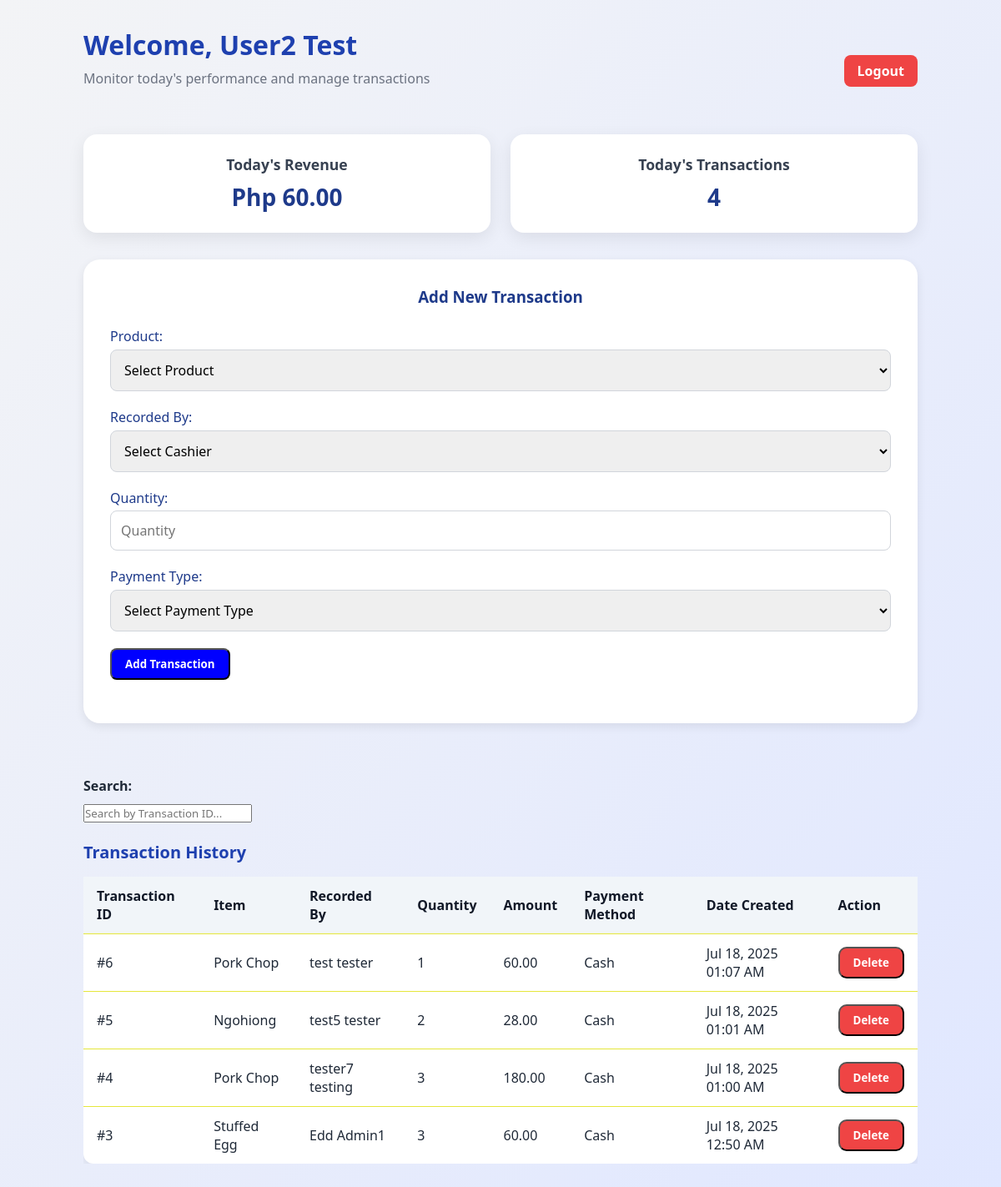
Page /cashier/cashierDashboard.php (signed in) on the committed database.
### tables this page shows
CREATE TABLE `transactions` (
  `transaction_id` int(11) NOT NULL,
  `product_id` int(11) NOT NULL,
  `user_id` int(11) NOT NULL,
  `quantity` int(11) NOT NULL,
  `created_at` datetime DEFAULT current_timestamp(),
  `is_deleted` int(11) NOT NULL DEFAULT 0,
  `payment_type` enum('Cash','GCash') NOT NULL DEFAULT 'Cash'
);

CREATE TABLE `products` (
  `product_id` int(11) NOT NULL,
  `product_name` varchar(100) NOT NULL,
  `price` decimal(10,2) NOT NULL
);

CREATE TABLE `users` (
  `user_id` int(11) NOT NULL,
  `first_name` varchar(100) NOT NULL,
  `last_name` varchar(100) NOT NULL,
  `email` varchar(100) NOT NULL,
  `password` varchar(255) NOT NULL,
  `role` enum('admin','cashier') NOT NULL,
  `created_at` timestamp NOT NULL DEFAULT current_timestamp(),
  `is_disabled` int(11) NOT NULL DEFAULT 0
);

### src/includes/functions.inc.php (called while the page is built, shortened)
<?php
    function getDailyRevenueSummary($conn) {
        $sql = "SELECT COUNT(*) AS count, quantity * p.price AS total FROM transactions JOIN products p ON transactions.product_id = p.product_id WHERE DATE(created_at) = CURDATE() AND is_deleted = 0;";
        $stmt = mysqli_stmt_init($conn);
        if (!mysqli_stmt_prepare($stmt, $sql)) {
            header("Location: ../login.php/error=stmtFailed");
            exit();
        }
        mysqli_stmt_execute($stmt);
        $result = mysqli_stmt_get_result($stmt);
        $row = mysqli_fetch_assoc($result);
        if ($row) {
            return [
                'total' => $row['total'] ?? 0,
                'count' => $row['count'] ?? 0
            ];
        }
        return ['total' => 0, 'count' => 0];
    }
    function getAllTransactions($conn) {
        $sql = "SELECT t.transaction_id, t.quantity * p.price AS amount, t.created_at, u.user_id, u.first_name, u.last_name, t.quantity, t.payment_type, p.product_name FROM transactions t LEFT JOIN users u ON t.user_id = u.user_id JOIN products p ON t.product_id = p.product_id WHERE t.is_deleted = 0 ORDER BY t.created_at DESC;";
        $stmt = mysqli_stmt_init($conn);
        if (!mysqli_stmt_prepare($stmt, $sql)) {
            header("Location: ../index.php?error=stmtFailed");
            exit();
        }
        mysqli_stmt_execute($stmt);
        $result = mysqli_stmt_get_result($stmt);
        $transactions = [];
        while ($row = mysqli_fetch_assoc($result)) {
            $transactions[] = $row;
        }
        return $transactions;
    }

### src/cashier/cashierDashboard.php (the view, shortened to what this page needs)
<?php
    require_once '../includes/dbh.inc.php';
    require_once '../includes/functions.inc.php';
    $cashierName = $_SESSION['userName'] ?? 'Cashier';
    $summary = getDailyRevenueSummary($conn);
    $transactions = getAllTransactions($conn);
?>
<!DOCTYPE html>
<html lang="en">
<head>
    <link rel="stylesheet" href="cashier.css">
    <link rel="stylesheet" href="https://cdnjs.cloudflare.com/ajax/libs/font-awesome/6.5.0/css/all.min.css">
</head>
<body>
    <section class="dashboard-wrapper">
        <div class="dashboard-top">
            <div class="dashboard-welcome">
                <h2>Welcome, <?= htmlspecialchars($cashierName); ?></h2>
                <p class="subtitle">Monitor today's performance and manage transactions</p>
            </div>
            <a href="../includes/logout.inc.php" class="logout-btn">Logout</a>
        </div>
        <div class="summary-grid">
            <div class="summary-card">
                <h3>Today's Revenue</h3>
                <p>Php <?= number_format($summary['total'], 2); ?></p>
            </div>
            <div class="summary-card">
                <h3>Today's Transactions</h3>
                <p><?= $summary['count']; ?></p>
            </div>
        </div>
        <div class="add-user-form">
            <h3>Add New Transaction</h3>
            <form action="../includes/cashierAddTransaction.inc.php" method="POST" class="forms">
                <div class="form-row">
                    <label for="product_id">Product:</label>
                    <select name="product_id" id="product_id" required>
                        <option value="" disabled selected>Select Product</option>
                    </select>
                </div>
                <div class="form-row">
                    <label for="user_id">Recorded By:</label>
                    <select name="user_id" id="user_id" required>
                        <option value="" disabled selected>Select Cashier</option>
                    </select>
                </div>
                <div class="form-row">
                    <label for="quantity">Quantity:</label>
                    <input type="number" name="quantity" id="quantity" placeholder="Quantity" min="1" required>
                </div>
                <div class="form-row">
                    <label for="payment_type">Payment Type:</label>
                    <select name="payment_type" id="payment_type" required>
                        <option value="" disabled selected>Select Payment Type</option>
                    </select>
                </div>
                <div class="form-row">
                    <button type="submit" name="submit" class="small-btn">Add Transaction</button>
                </div>
            </form>
        </div>
        <br><br>
        <h4 style="margin-top: 20px; margin-bottom: 10px;">Search:</h4>
        <input type="text" id="search" placeholder="Search by Transaction ID..." autocomplete="off">
        <br><br>
        <h3 class="transaction-text">Transaction History</h3>
        <div class="transaction-table">
            <table>
                <thead>
                    <tr>
                        <th>Transaction ID</th>
                        <th>Item</th>
                        <th>Recorded By</th>
                        <th>Quantity</th>
                        <th>Amount</th>
                        <th>Payment Method</th>
                        <th>Date Created</th>
                        <th>Action</th>
                    </tr>
                </thead>
                <tbody>
                    <?php foreach ($transactions as $tx): ?>
                        <tr class="transaction-row" data-user-naming="<?= htmlspecialchars($tx['transaction_id']); ?>">
                            <td>#<?= $tx['transaction_id']; ?></td>
                            <td><?= htmlspecialchars($tx['product_name']); ?></td>
                            <td><?= htmlspecialchars($tx['first_name'] . ' ' . $tx['last_name']); ?></td>
                            <td><?= $tx['quantity']; ?></td>
                            <td><?= number_format($tx['amount'], 2); ?></td>
                            <td><?= $tx['payment_type']; ?></td>
                            <td><?= date("M d, Y h:i A", strtotime($tx['created_at'])); ?></td>
                            <td>
                                <form action="../includes/adminDeleteTransaction.inc.php" method="POST" style="display: inline">
                                    <button type="submit" name="submit" class="btn small-btn" style="background-color: #ef4444; color: white; border-radius: 10px;">
                                        Delete
                                    </button>
                                </form>
                            </td>
                        </tr>
                    <?php endforeach; ?>
                </tbody>
            </table>
        </div>
    </section>
</body>
</html>

### src/cashier/cashier.css (style rules this page uses)
* { margin: 0; padding: 0; box-sizing: border-box; font-family: "Noto Sans", sans-serif; font-optical-sizing: auto; text-decoration: none; }
body { background: linear-gradient(to bottom right, #f3f4f6, #e0e7ff); color: #1f2937; padding: 2rem; }
.dashboard-wrapper { max-width: 1000px; margin: 0 auto; }
.dashboard-wrapper h2 { font-size: 2rem; margin-bottom: 0.5rem; color: #1e40af; }
.dashboard-top { display: flex; align-items: center; justify-content: space-between; margin-bottom: 1.5rem; flex-wrap: wrap; }
.dashboard-welcome { flex-grow: 1; }
.logout-btn { background-color: #ef4444; color: white; padding: 0.5rem 1rem; border-radius: 0.5rem; font-weight: 600; text-decoration: none; transition: background-color 0.2s ease; }
.subtitle { font-size: 1rem; color: #6b7280; margin-bottom: 2rem; }
.summary-grid { display: grid; grid-template-columns: repeat(auto-fit, minmax(240px, 1fr)); gap: 1.5rem; margin-bottom: 2rem; }
.summary-card { background-color: white; padding: 1.5rem; border-radius: 1rem; box-shadow: 0 6px 20px rgba(0, 0, 0, 0.08); text-align: center; }
.summary-card h3 { font-size: 1.1rem; color: #374151; margin-bottom: 0.5rem; }
.summary-card p { font-size: 1.75rem; font-weight: bold; color: #1e3a8a; }
.add-user-form { background-color: #ffffff; padding: 2rem; border-radius: 1.25rem; box-shadow: 0 4px 12px rgba(0, 0, 0, 0.08); max-width: 100%; margin: 0 auto; }
.add-user-form h3 { margin-bottom: 1.5rem; color: #1e3a8a; text-align: center; }
.add-user-form label { font-weight: 500; margin-bottom: 0.3rem; display: block; color: #1e3a8a; }
.add-user-form select, .add-user-form input { width: 100%; padding: 0.75rem; border-radius: 0.5rem; border: 1px solid #d1d5db; font-size: 1rem; }
.form-row { margin-bottom: 1.25rem; flex-direction: column; }
.small-btn { background-color: blue; color: white; padding: 0.5rem 1rem; border-radius: 0.5rem; font-weight: 600; text-decoration: none; transition: background-color 0.2s ease; }
.transaction-table { max-height: 500px; overflow-y: auto; }
.transaction-text { font-size: 1.25rem; margin-bottom: 1rem; color: #1e40af; }
.transaction-table table { width: 100%; border-collapse: collapse; background-color: white; border-radius: 0.75rem; box-shadow: 0 4px 12px rgba(0, 0, 0, 0.08); overflow-x: auto; overflow-y: auto; }
.transaction-table thead, th { position: sticky; top: 0; z-index: 1; background-color: #f1f5f9; }
.transaction-table th, .transaction-table td { padding: 0.75rem 1rem; text-align: left; border-bottom: 1px solid #e5e73b; }
.transaction-table th { background-color: #f1f5f9; color: #111827; font-weight: 600; }
.transaction-table tr:last-child td { border-bottom: none; }

### rows in the picture
transactions: transaction_id "6", product.product_name "Pork Chop", user.last_name "test tester", quantity "1", amount "60.00", payment_type "Cash", created_at "Jul 18, 2025 01:07 AM"
transactions: transaction_id "5", product.product_name "Ngohiong", user.last_name "test5 tester", quantity "2", amount "28.00", payment_type "Cash", created_at "Jul 18, 2025 01:01 AM"
transactions: transaction_id "4", product.product_name "Pork Chop", user.last_name "tester7 testing", quantity "3", amount "180.00", payment_type "Cash", created_at "Jul 18, 2025 01:00 AM"
transactions: transaction_id "3", product.product_name "Stuffed Egg", user.last_name "Edd Admin1", quantity "3", amount "60.00", payment_type "Cash", created_at "Jul 18, 2025 12:50 AM"

### other values in the picture
$cashierName "User2 Test"
$summary['total'] "60.00"
$summary['count'] "4"
